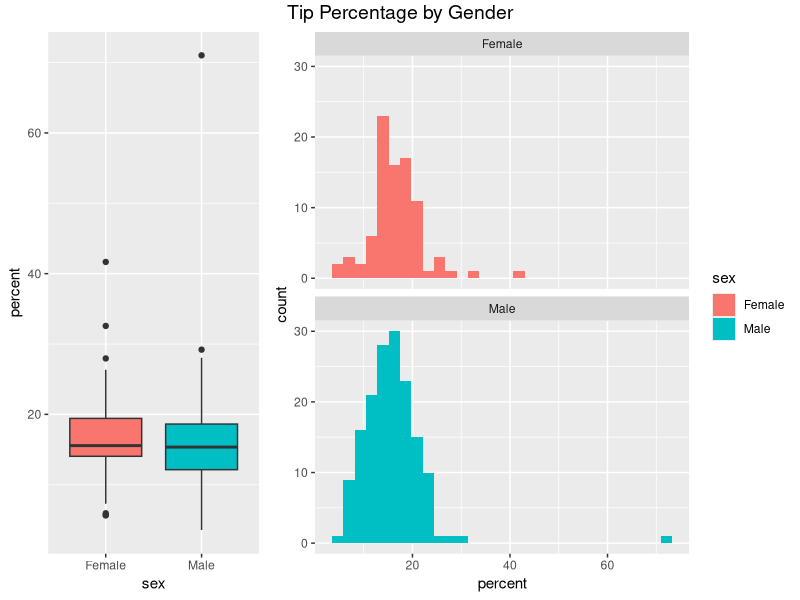
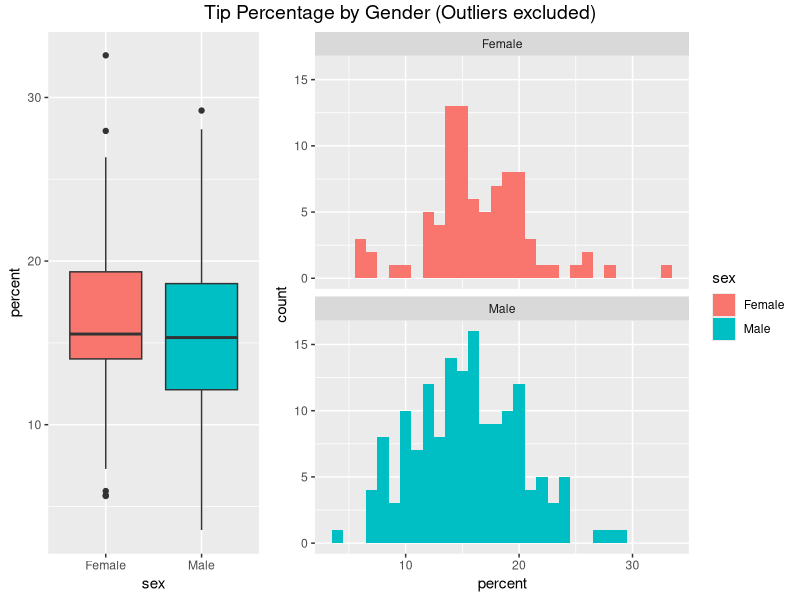
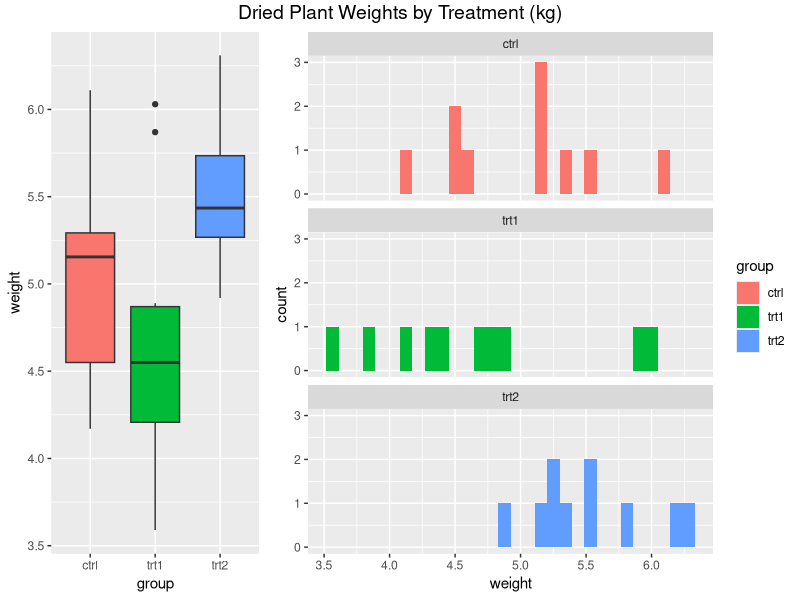

R code for these plots, in order:
## ---- chunk 1
knitr::opts_chunk$set(echo = TRUE)
library(reshape2)
library(coin)
library(ggplot2)
library(dplyr)
library(broom)
library(grid)
library(gridExtra)
library(knitr)

tips$percent <- (tips$tip / tips$total_bill) * 100
attach(tips)

# hardcoding this because the problem states that there are two outliers and there are technically more.
tips_sans_outliers <- subset(tips, percent < 40)
## ---- chunk 2

hist_full <- ggplot(tips, aes(x = percent, fill = sex)) + 
  geom_histogram(bins = 30) + 
  facet_wrap(~sex, ncol = 1)

bplot_full <- ggplot(tips, aes(x = sex, y = percent , fill = sex)) + 
  geom_boxplot(show.legend = FALSE)

grid.arrange(bplot_full, hist_full,
             ncol = 2, 
             widths = c(1, 2), 
             top = textGrob("Tip Percentage by Gender",
                            gp=gpar(fontsize=14,font=1),just=c("center")))
full_test <- t.test(percent ~ sex, data = tips)

hist_sans <- ggplot(tips_sans_outliers, aes(x = percent, fill = sex)) + 
  geom_histogram(bins = 30) + 
  facet_wrap(~sex, ncol = 1)

bplot_sans <- ggplot(tips_sans_outliers, aes(x = sex, y = percent , fill = sex)) + 
  geom_boxplot(show.legend = FALSE)

grid.arrange(bplot_sans, hist_sans,
             ncol = 2, 
             widths = c(1, 2), 
             top = textGrob("Tip Percentage by Gender (Outliers excluded)",
                            gp=gpar(fontsize=14,font=1),just=c("center")))

sans_test <- t.test(percent ~ sex, data = tips_sans_outliers)

# Put both tests in the same graph
knitr::kable(
  bind_rows(tidy(full_test) %>% 
              mutate(desc="With Outliers"), 
            tidy(sans_test) %>% 
              mutate(desc="Without Outliers")
            ) %>% 
    select(desc,estimate1, estimate2, p.value, conf.low, conf.high) %>% 
    mutate(estimate=estimate1 - estimate2), 
  digits = 4, 
  col.names = c("","Mean Female %", "Mean Male %", "P-Value", "C.I - Lower", "C.I - Upper", "Estimate"), 
  align = 'l')

## ---- chunk 3
wilcox_test(percent~sex, data=tips, distribution="exact")
wilcox_test(percent~sex, data=tips_sans_outliers, distribution="exact")

## ---- chunk 4
plant_bplot <- ggplot(PlantGrowth, aes(x = group, y = weight, fill = group)) + 
  geom_boxplot(show.legend = FALSE)

plant_hist <- ggplot(PlantGrowth, aes(x = weight, fill = group)) + 
  geom_histogram() +
  facet_wrap(~group, ncol = 1)


grid.arrange(plant_bplot, plant_hist,
             ncol = 2,
             widths = c(1, 2), 
             top = textGrob("Dried Plant Weights by Treatment (kg)",
                            gp=gpar(fontsize=14,font=1),just=c("center")))

knitr::kable(
  PlantGrowth %>%
    group_by(group) %>%
    summarise_all(funs(mean, sd, length, min, "25%"=quantile(weight, 0.25), median, "75%"=quantile(weight, 0.75), max)),
  digits = 4,
  col.names = c("Treatment Group","Mean","Std. Dev","Sample Size", "Min", "Q1", "Median", "Q3", "Max"), 
  align = 'l'
)
## ---- chunk 5

# Calculate pooled standard deviation, and RSS for full and reduced models
sums <- PlantGrowth %>% 
  group_by(group) %>% 
  summarise_all(funs(
    avg=mean, 
    stdev=sd, 
    n=n(), 
    ss.full = (weight - avg)^2 %>% sum, 
    ss.reduced = (weight - mean(PlantGrowth$weight))^2 %>% 
      sum)
    ) %>% 
  mutate(
    pool.stdev = sqrt(sum((n - 1) * stdev^2) / sum(n - 1)), 
    rss.full = sum(ss.full), 
    rss.reduced = sum(ss.reduced)
    )

kable(sums,
      digits = 4)

# Confirm that RSS for full and reduced models were calculate correctly
kable(sums %>% 
  select(rss.full, pool.stdev, rss.reduced, n) %>% 
  distinct %>% 
  mutate(
    rss.full.conf = (n*3 - 3) * pool.stdev^2,
    rss.reduced.conf = (n*3 - 1) * sd(PlantGrowth$weight)^2,
    rss.full.equal = assertthat::are_equal(rss.full, rss.full.conf),
    rss.reduced.equal = assertthat::are_equal(rss.reduced, rss.reduced.conf)),
  digits = 4
)
## ---- chunk 6
results <- t.test(weight~group, data = PlantGrowth[PlantGrowth$group != "trt2",])

kable(
  tidy(results) %>%
    select(estimate1, estimate2, p.value, conf.low, conf.high) %>% 
    mutate(estimate=estimate1 - estimate2),
    digits = 4, 
  col.names = c("Mean Weight Control", "Mean Weight Treatment 1", "P-Value", "C.I - Lower", "C.I - Upper", "Estimate"), 
  align = 'l')
